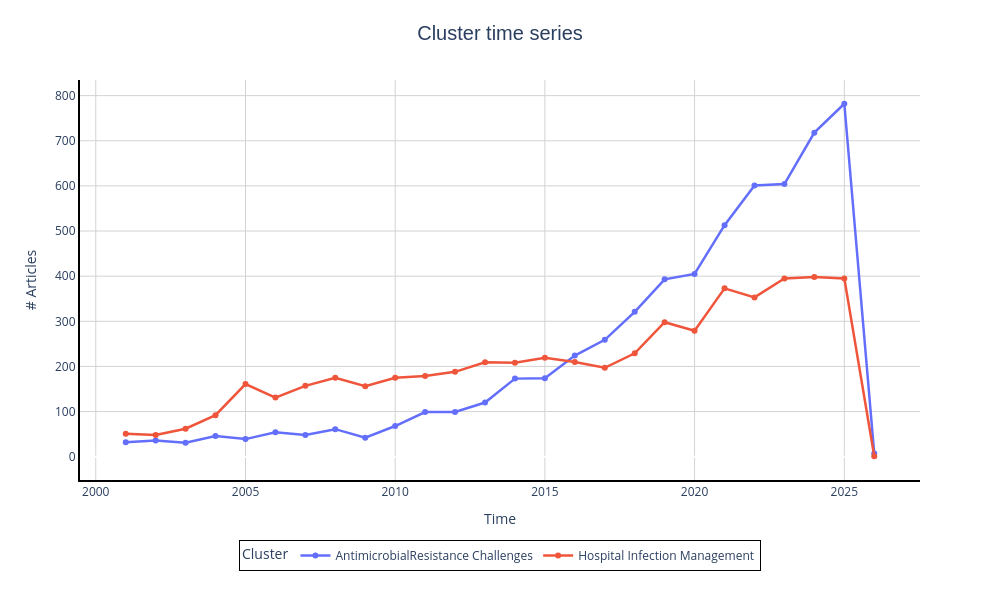

Source (notebook cell):
### Code cell
import plotly.express as px

if len(cluster_list) > 1:
    legend_title = "Cluster"
    graph_title = "Cluster time series"
else:
    legend_title = "Topics"
    graph_title= "Topics time series"

fig = px.line(
    complete_timeseries_df_analysis,
    x="timestamp",
    y="occurrence",
    color="Graph_label",
    markers=True,
    title=graph_title
)

fig.update_layout(
    # Titolo
    title={
        'text': graph_title,
        'x': 0.5,
        'xanchor': 'center',
        'font': {'size': 20, 'family': 'Arial, sans-serif'}
    },
    
    # Assi
    xaxis_title="Time",
    yaxis_title="# Articles",
    xaxis=dict(
        showgrid=True,
        gridwidth=1,
        gridcolor='lightgray',
        showline=True,
        linewidth=2,
        linecolor='black'
    ),
    yaxis=dict(
        showgrid=True,
        gridwidth=1,
        gridcolor='lightgray',
        showline=True,
        linewidth=2,
        linecolor='black'
    ),    
    legend=dict(
        title=legend_title,
        orientation="h",  
        yanchor="top",
        y=-0.15, 
        xanchor="center",
        x=0.5,  
        bgcolor="rgba(255, 255, 255, 0.8)",
        bordercolor="Black",
        borderwidth=1
    ),
    
    
    plot_bgcolor='white',
    paper_bgcolor='white',
    width=1000,
    height=600,
    
    
    margin=dict(l=80, r=80, t=80, b=120),
    
    
    hovermode='x unified'
)


fig.update_traces(
    line=dict(width=2.5),
    marker=dict(size=6)
)

fig.show()

### Figure 1 — Plotly figure (JSON) as saved in the notebook; plotly's stock layout.template omitted (floating-point values rounded to 4 significant figures)
{"data": [{"hovertemplate": "Graph_label=AntimicrobialResistance Challenges<br>timestamp=%{x}<br>occurrence=%{y}<extra></extra>", "legendgroup": "AntimicrobialResistance Challenges", "line": {"color": "#636efa", "dash": "solid", "width": 2.5}, "marker": {"size": 6, "symbol": "circle"}, "mode": "lines+markers", "name": "AntimicrobialResistance Challenges", "orientation": "v", "showlegend": true, "type": "scatter", "x": ["2001-01-01T00:00:00", "2002-01-01T00:00:00", "2003-01-01T00:00:00", "2004-01-01T00:00:00", "2005-01-01T00:00:00", "2006-01-01T00:00:00", "2007-01-01T00:00:00", "2008-01-01T00:00:00", "2009-01-01T00:00:00", "2010-01-01T00:00:00", "2011-01-01T00:00:00", "2012-01-01T00:00:00", "2013-01-01T00:00:00", "2014-01-01T00:00:00", "2015-01-01T00:00:00", "2016-01-01T00:00:00", "2017-01-01T00:00:00", "2018-01-01T00:00:00", "2019-01-01T00:00:00", "2020-01-01T00:00:00", "2021-01-01T00:00:00", "2022-01-01T00:00:00", "2023-01-01T00:00:00", "2024-01-01T00:00:00", "2025-01-01T00:00:00", "2026-01-01T00:00:00"], "xaxis": "x", "y": [32, 36, 31, 46, 39, 54, 48, 61, 42, 68, 99, 99, 120, 173, 174, 224, 259, 321, 393, 405, 513, 601, 604, 718, 782, 7], "yaxis": "y"}, {"hovertemplate": "Graph_label=Hospital Infection Management<br>timestamp=%{x}<br>occurrence=%{y}<extra></extra>", "legendgroup": "Hospital Infection Management", "line": {"color": "#EF553B", "dash": "solid", "width": 2.5}, "marker": {"size": 6, "symbol": "circle"}, "mode": "lines+markers", "name": "Hospital Infection Management", "orientation": "v", "showlegend": true, "type": "scatter", "x": ["2001-01-01T00:00:00", "2002-01-01T00:00:00", "2003-01-01T00:00:00", "2004-01-01T00:00:00", "2005-01-01T00:00:00", "2006-01-01T00:00:00", "2007-01-01T00:00:00", "2008-01-01T00:00:00", "2009-01-01T00:00:00", "2010-01-01T00:00:00", "2011-01-01T00:00:00", "2012-01-01T00:00:00", "2013-01-01T00:00:00", "2014-01-01T00:00:00", "2015-01-01T00:00:00", "2016-01-01T00:00:00", "2017-01-01T00:00:00", "2018-01-01T00:00:00", "2019-01-01T00:00:00", "2020-01-01T00:00:00", "2021-01-01T00:00:00", "2022-01-01T00:00:00", "2023-01-01T00:00:00", "2024-01-01T00:00:00", "2025-01-01T00:00:00", "2026-01-01T00:00:00"], "xaxis": "x", "y": [51, 48, 62, 92, 161, 131, 157, 175, 156, 175, 179, 188, 209, 208, 219, 210, 197, 229, 298, 279, 373, 353, 395, 398, 395, 1], "yaxis": "y"}], "layout": {"height": 600, "hovermode": "x unified", "legend": {"bgcolor": "rgba(255, 255, 255, 0.8)", "bordercolor": "Black", "borderwidth": 1, "orientation": "h", "title": {"text": "Cluster"}, "tracegroupgap": 0, "x": 0.5, "xanchor": "center", "y": -0.15, "yanchor": "top"}, "margin": {"b": 120, "l": 80, "r": 80, "t": 80}, "paper_bgcolor": "white", "plot_bgcolor": "white", "title": {"font": {"family": "Arial, sans-serif", "size": 20}, "text": "Cluster time series", "x": 0.5, "xanchor": "center"}, "width": 1000, "xaxis": {"anchor": "y", "domain": [0, 1], "gridcolor": "lightgray", "gridwidth": 1, "linecolor": "black", "linewidth": 2, "showgrid": true, "showline": true, "title": {"text": "Time"}}, "yaxis": {"anchor": "x", "domain": [0, 1], "gridcolor": "lightgray", "gridwidth": 1, "linecolor": "black", "linewidth": 2, "showgrid": true, "showline": true, "title": {"text": "# Articles"}}}}
